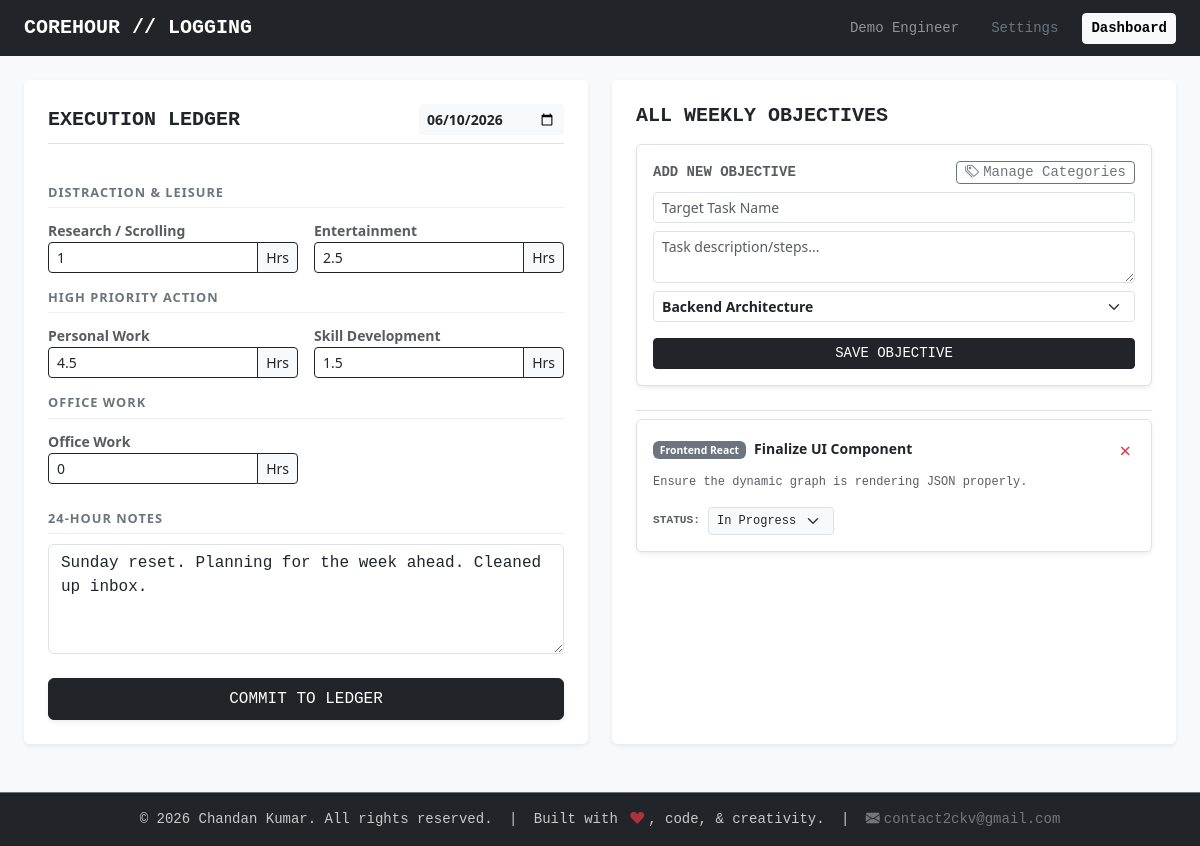
/log_data.php (signed in), run on the app's committed database.
### tables this page shows
CREATE TABLE IF NOT EXISTS activity_fields (
    id INT AUTO_INCREMENT PRIMARY KEY,
    user_id INT NOT NULL,
    field_name VARCHAR(100) NOT NULL,
    group_heading VARCHAR(100) NOT NULL,
    weight DECIMAL(4,2) DEFAULT 0.00,
    chart_color VARCHAR(20) DEFAULT '#212529',
    FOREIGN KEY (user_id) REFERENCES users(id) ON DELETE CASCADE
);

CREATE TABLE IF NOT EXISTS daily_logs (
    id INT AUTO_INCREMENT PRIMARY KEY,
    user_id INT NOT NULL,
    log_date DATE NOT NULL,
    raw_24h_activities TEXT NULL,
    created_at TIMESTAMP DEFAULT CURRENT_TIMESTAMP,
    UNIQUE KEY unique_user_date (user_id, log_date),
    FOREIGN KEY (user_id) REFERENCES users(id) ON DELETE CASCADE
);

CREATE TABLE IF NOT EXISTS weekly_goals (
    id INT AUTO_INCREMENT PRIMARY KEY,
    user_id INT NOT NULL,
    week_start_date DATE NOT NULL,
    task_name VARCHAR(255) NOT NULL,
    task_details TEXT NULL,
    project_category VARCHAR(50) NOT NULL,
    status ENUM('planned', 'in-progress', 'completed') DEFAULT 'planned',
    created_at TIMESTAMP DEFAULT CURRENT_TIMESTAMP,
    FOREIGN KEY (user_id) REFERENCES users(id) ON DELETE CASCADE
);

### log_data.php (the view, shortened to what this page needs)
<?php
require_once 'db.php';
$user_id = $_SESSION['user_id'];
$selected_date = isset($_GET['date']) ? $_GET['date'] : date('Y-m-d');
$current_week_start = date('Y-m-d', strtotime('monday this week', strtotime($selected_date)));
$stmt = $pdo->prepare("SELECT * FROM activity_fields WHERE user_id = ? ORDER BY group_heading, id");
$stmt->execute([$user_id]);
$fields = $stmt->fetchAll();
$grouped_fields = []; foreach ($fields as $f) { $grouped_fields[$f['group_heading']][] = $f; }
$stmt_vals = $pdo->prepare("SELECT field_id, hours FROM activity_values WHERE user_id = ? AND log_date = ?");
$stmt_vals->execute([$user_id, $selected_date]);
$logged_values = []; while ($row = $stmt_vals->fetch()) { $logged_values[$row['field_id']] = $row['hours']; }
$notes = $pdo->prepare("SELECT raw_24h_activities FROM daily_logs WHERE user_id = ? AND log_date = ?");
$notes->execute([$user_id, $selected_date]); $notes = $notes->fetchColumn() ?: '';
$weekly_goals = $pdo->prepare("SELECT * FROM weekly_goals WHERE user_id = ? AND week_start_date = ? ORDER BY status ASC, id DESC");
$weekly_goals->execute([$user_id, $current_week_start]); $weekly_goals = $weekly_goals->fetchAll();
$categories = $pdo->prepare("SELECT * FROM project_categories WHERE user_id = ? ORDER BY category_name ASC");
$categories->execute([$user_id]); $categories = $categories->fetchAll();
?>
<!DOCTYPE html>
<html lang="en">
<head>
    <link href="https://cdn.jsdelivr.net/npm/bootstrap@5.3.0/dist/css/bootstrap.min.css" rel="stylesheet">
    <link rel="stylesheet" href="https://cdn.jsdelivr.net/npm/bootstrap-icons@1.11.1/font/bootstrap-icons.css">
</head>
<body class="bg-light d-flex flex-column min-vh-100">
    <nav class="navbar navbar-expand-lg navbar-dark bg-dark mb-4">
        <div class="container-fluid px-4">
            <a class="navbar-brand font-monospace fw-bold text-white text-decoration-none" href="index.php">COREHOUR // LOGGING</a>
            <div class="d-flex align-items-center gap-3">
                <span class="text-white-50 small font-monospace me-2 d-none d-md-block"><?= htmlspecialchars($_SESSION['full_name']) ?></span>
                <a href="settings.php" class="btn btn-outline-secondary btn-sm border-0 font-monospace">Settings</a>
                <a href="index.php?date=<?= $selected_date ?>" class="btn btn-light btn-sm font-monospace fw-bold">Dashboard</a>
            </div>
        </div>
    </nav>
    <main class="flex-grow-1 w-100">
        <div class="container-fluid px-4 mb-5">
            <div class="row g-4">
                <div class="col-lg-6">
                    <div class="card border-0 shadow-sm p-4 h-100">
                        <div class="d-flex justify-content-between align-items-center mb-4 border-bottom pb-2">
                            <h5 class="fw-bold m-0 font-monospace">EXECUTION LEDGER</h5>
                            <form method="GET"><input type="date" name="date" class="form-control form-control-sm bg-light border-0 fw-bold shadow-none" value="<?= $selected_date ?>" onchange="this.form.submit()"></form>
                        </div>
                        <form method="POST">
                            <?php if(empty($grouped_fields)): ?>
                                <div class="alert alert-warning small font-monospace">No tracking fields found. Go to Settings to build your engine.</div>
                            <?php else: ?>
                                <?php foreach ($grouped_fields as $heading => $group): ?>
                                    <div style="font-size: 0.8rem; font-weight: bold; letter-spacing: 1px; color: #6c757d; margin-bottom: 10px; border-bottom: 1px solid #eee; padding-bottom: 5px; margin-top:15px;"><?= htmlspecialchars($heading) ?></div>
                                    <div class="row g-3 mb-2">
                                        <?php foreach ($group as $field): ?>
                                            <div class="col-sm-6">
                                                <label class="small text-muted fw-bold"><?= htmlspecialchars($field['field_name']) ?></label>
                                                <div class="input-group input-group-sm shadow-none">
                                                    <input type="number" step="0.25" class="form-control border-dark shadow-none" name="hours[<?= $field['id'] ?>]" placeholder="0.00" value="<?= isset($logged_values[$field['id']]) ? floatval($logged_values[$field['id']]) : '' ?>">
                                                    <span class="input-group-text border-dark bg-light">Hrs</span>
                                                </div>
                                            </div>
                                        <?php endforeach; ?>
                                    </div>
                                <?php endforeach; ?>
                            <?php endif; ?>
                            <div style="font-size: 0.8rem; font-weight: bold; letter-spacing: 1px; color: #6c757d; margin-bottom: 10px; border-bottom: 1px solid #eee; padding-bottom: 5px; margin-top:25px;">24-HOUR NOTES</div>
                            <div class="mb-4"><textarea class="form-control font-monospace small" name="raw_activities" rows="4" placeholder="Brief notes on today's execution..."><?= htmlspecialchars($notes) ?></textarea></div>
                            <button type="submit" class="btn btn-dark w-100 font-monospace py-2 shadow-sm">COMMIT TO LEDGER</button>
                        </form>
                    </div>
                </div>
                <div class="col-lg-6">
                    <div class="card border-0 shadow-sm p-4 h-100">
                        <h5 class="fw-bold mb-3 font-monospace">ALL WEEKLY OBJECTIVES</h5>
                        <form method="POST" class="mb-4 bg-white p-3 rounded border shadow-sm">
                            <div class="d-flex justify-content-between align-items-center mb-2">
                                <h6 class="small fw-bold text-muted font-monospace m-0">ADD NEW OBJECTIVE</h6>
                                <button type="button" class="btn btn-sm btn-outline-secondary font-monospace py-0 px-2" data-bs-toggle="modal" data-bs-target="#categoryModal">
                                    <i class="bi bi-tags me-1"></i>Manage Categories
                                </button>
                            </div>
                            <input type="text" class="form-control form-control-sm mb-2 shadow-none" name="task_name" placeholder="Target Task Name" required>
                            <textarea class="form-control form-control-sm mb-2 shadow-none" name="task_details" rows="2" placeholder="Task description/steps..."></textarea>
                            <select class="form-select form-select-sm mb-3 shadow-none fw-bold" name="project_category">
                                <?php foreach($categories as $cat): ?><option value="<?= htmlspecialchars($cat['category_name']) ?>"><?= htmlspecialchars($cat['category_name']) ?></option><?php endforeach; ?>
                            </select>
                            <button type="submit" class="btn btn-dark w-100 btn-sm font-monospace">SAVE OBJECTIVE</button>
                        </form>
                        <div class="list-group list-group-flush border-top pt-2">
                            <?php foreach ($weekly_goals as $goal): ?>
                                <div class="list-group-item px-3 py-3 border rounded shadow-sm mb-3 bg-white">
                                    <div class="d-flex justify-content-between align-items-start mb-2">
                                        <div>
                                            <span class="badge bg-secondary me-1" style="font-size:0.65rem;"><?= htmlspecialchars($goal['project_category']) ?></span>
                                            <span class="small fw-bold <?= $goal['status']=='completed'?'text-decoration-line-through text-muted':'' ?>"><?= htmlspecialchars($goal['task_name']) ?></span>
                                        </div>
                                        <form method="POST" onsubmit="return <?= ($user_id == 1) ? 'true' : "confirm('Delete this objective entirely?');" ?>">
                                            <button type="submit" class="btn btn-sm text-danger p-0 px-1 border-0 fs-5">×</button>
                                        </form>
                                    </div>
                                    <?php if(!empty($goal['task_details'])): ?>
                                        <div class="small text-muted mb-3 font-monospace" style="font-size:0.75rem; line-height: 1.4;"><?= nl2br(htmlspecialchars($goal['task_details'])) ?></div>
                                    <?php endif; ?>
                                    <form method="POST" class="mt-2">
                                        <div class="d-flex align-items-center gap-2">
                                            <span class="small text-muted fw-bold font-monospace" style="font-size:0.7rem;">STATUS:</span>
                                            <select class="form-select form-select-sm shadow-none w-auto font-monospace" name="status" style="font-size: 0.75rem; background-color: #f8f9fa;" onchange="this.form.submit()">
                                                <option value="in-progress" <?= $goal['status'] == 'in-progress' ? 'selected' : '' ?>>In Progress</option>
                                            </select>
                                        </div>
                                    </form>
                                </div>
                            <?php endforeach; ?>
                        </div>
                    </div>
                </div>
            </div>
        </div>
    </main>
    <?php require_once 'footer.php'; ?>
</body>
</html>

### footer.php
<footer class="bg-dark text-white text-center py-3 mt-auto font-monospace small border-top border-secondary w-100">
    <div class="container opacity-75">
        &copy; <?= date('Y') ?> Chandan Kumar. All rights reserved.
        <span class="d-none d-md-inline px-2">|</span><br class="d-md-none">
        Built with <i class="bi bi-suit-heart-fill text-danger mx-1"></i>, code, & creativity.
        <span class="d-none d-md-inline px-2">|</span><br class="d-md-none mt-2">
        <a href="mailto:contact2ckv@gmail.com" class="text-white-50 text-decoration-none"><i class="bi bi-envelope-fill me-1"></i>contact2ckv@gmail.com</a>
    </div>
</footer>

### data on the page
activity_fields: field_name "Research / Scrolling", id "1"
activity_fields: field_name "Entertainment", id "2.5"
activity_fields: field_name "Personal Work", id "4.5"
activity_fields: field_name "Skill Development", id "1.5"
activity_fields: field_name "Office Work", id "0"
daily_logs: raw_activities "Sunday reset. Planning for the week ahead. Cleaned up inbox."
weekly_goals: project_category "Frontend React", task_name "Finalize UI Component", task_details "Ensure the dynamic graph is rendering JSON properly.", status "In Progress"

### other printed values
$_SESSION['full_name'] "Demo Engineer"
$heading "DISTRACTION & LEISURE"
$heading "HIGH PRIORITY ACTION"
$heading "OFFICE WORK"
form field project_category "Backend Architecture"
